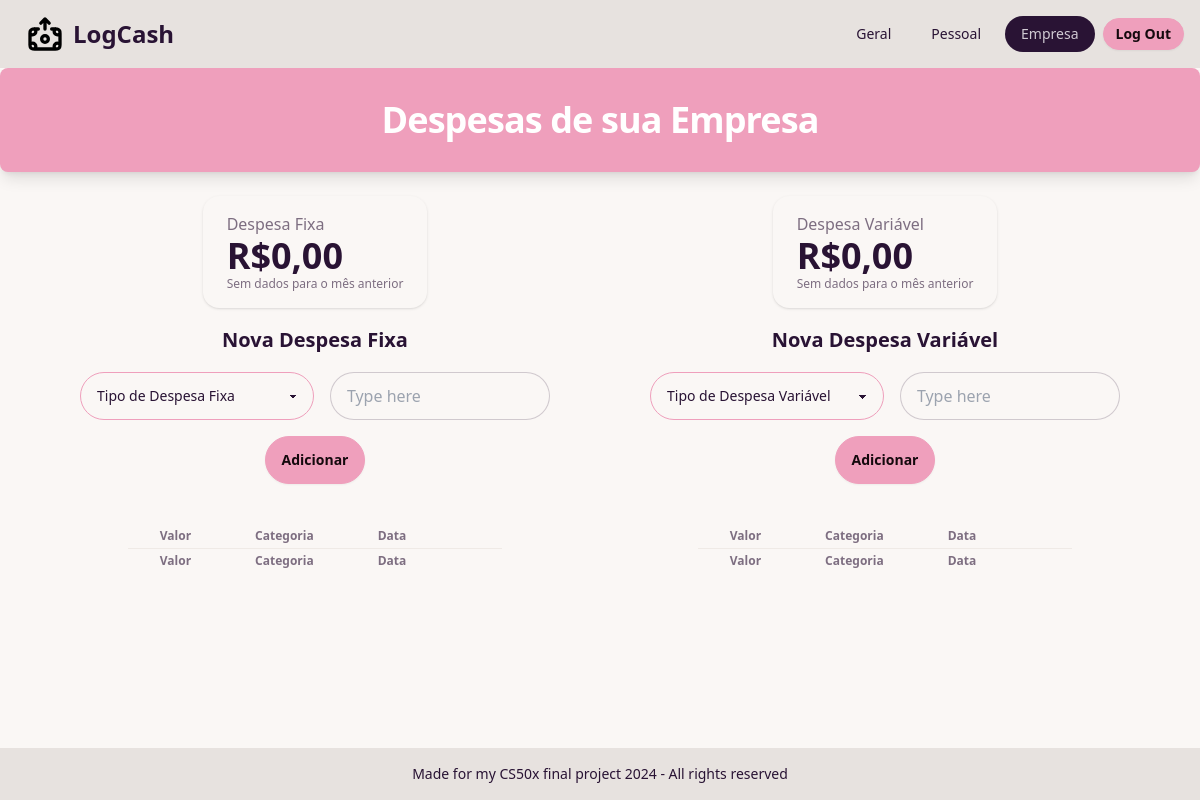
/empresa (signed in), run on an earlier commit of the app's database.
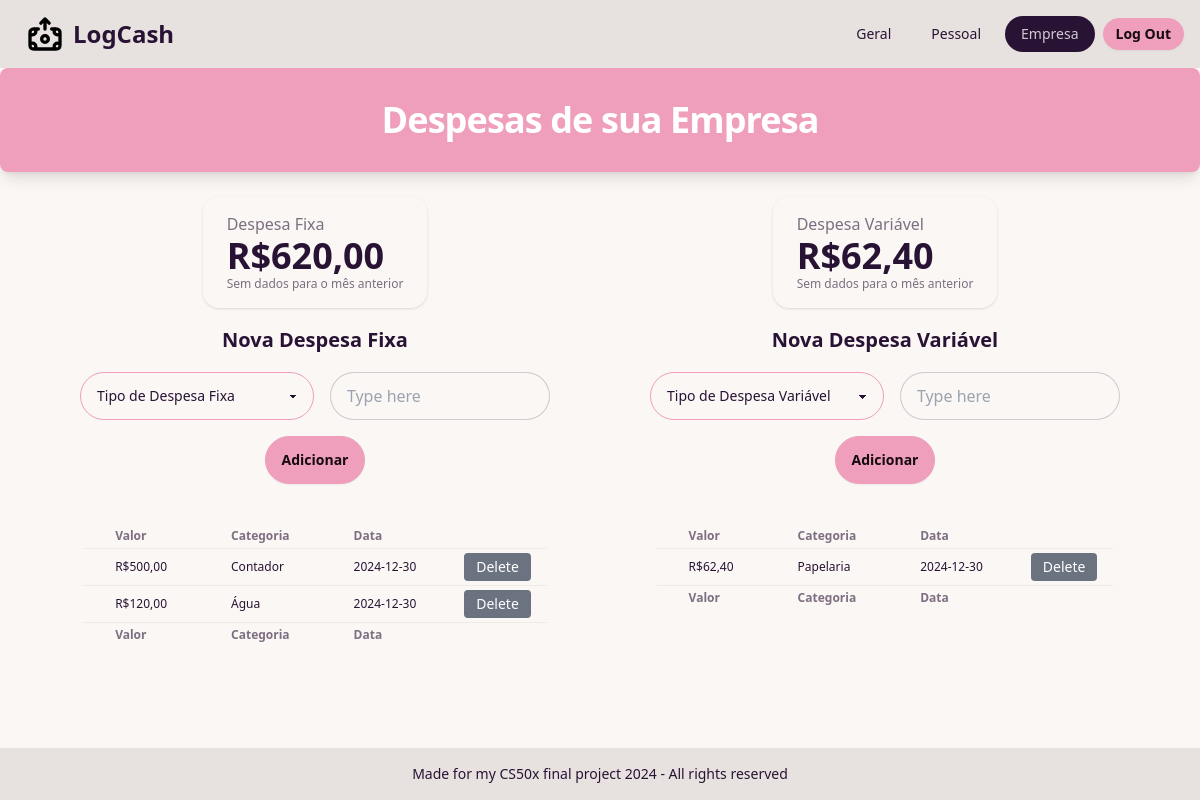
And on a later commit of the database.
### tables this page shows
CREATE TABLE "despesas" (
	"id"	INTEGER NOT NULL UNIQUE,
	"user_id"	INTEGER NOT NULL,
	"escopo"	TEXT NOT NULL,
	"tipo"	TEXT NOT NULL,
	"categoria"	TEXT NOT NULL,
	"valor"	NUMERIC NOT NULL,
	"time"	TEXT NOT NULL DEFAULT current_timestamp,
	PRIMARY KEY("id" AUTOINCREMENT),
	FOREIGN KEY("user_id") REFERENCES "users"("id")
);

### app.py (the view)
@app.route("/empresa")
@login_required
def empresa():
    cFixo = db.execute("SELECT categoria FROM categorias WHERE escopo = 'empresa' AND tipo = 'fixo'")
    cVariavel = db.execute("SELECT categoria FROM categorias WHERE escopo = 'empresa' AND tipo = 'variavel'")
    despesa_fixa = db.execute("SELECT SUM(valor) AS valor FROM despesas WHERE user_id = ? AND tipo = 'fixo' AND escopo = 'empresa'", session["user_id"])
    despesa_fixa_anterior = db.execute("SELECT SUM(valor) AS valor FROM despesas WHERE user_id = ? AND tipo = 'fixo' AND escopo = 'empresa' AND strftime('%Y-%m', time) != strftime('%Y-%m', 'now')", session["user_id"])
    if despesa_fixa[0]["valor"] == None:
        despesa_fixa[0]["valor"] = 0
    despesa_variavel = db.execute("SELECT SUM(valor) AS valor FROM despesas WHERE user_id = ? AND tipo = 'variavel' AND escopo = 'empresa' AND strftime('%Y', time) = strftime('%Y', 'now') AND strftime('%m', time) = strftime('%m', 'now')", session["user_id"])
    despesa_variavel_anterior = db.execute(
                            "SELECT SUM(valor) AS valor FROM despesas WHERE user_id = ? AND tipo = 'variavel' AND escopo = 'empresa' AND time BETWEEN date('now', 'start of month', '-1 month') AND date('now', 'start of month', '-1 day')", session["user_id"]
                            )
    if despesa_variavel[0]["valor"] == None:
        despesa_variavel[0]["valor"] = 0
    lista_fixo = db.execute("SELECT strftime('%Y-%m-%d', time) AS formatted_date, categoria, valor, id FROM despesas WHERE user_id = ? AND escopo = 'empresa' AND tipo = 'fixo'", session["user_id"])
    lista_variavel = db.execute("SELECT strftime('%Y-%m-%d', time) AS formatted_date, categoria, valor, id FROM despesas WHERE user_id = ? AND escopo = 'empresa' AND tipo = 'variavel'", session["user_id"])
    return render_template("empresa.html", cFixo=cFixo, cVariavel=cVariavel, active_page="empresa", despesa_fixa=despesa_fixa[0]["valor"], despesa_fixa_anterior=despesa_fixa_anterior[0]["valor"], despesa_variavel=despesa_variavel[0]["valor"], despesa_variavel_anterior=despesa_variavel_anterior[0]["valor"], lista_fixo=lista_fixo, lista_variavel=lista_variavel)

### app.py (called while the page is built)
@app.after_request
def after_request(response):
    response.headers["Cache-Control"] = "no-cache, no-store, must-revalidate"
    response.headers["Expires"] = 0
    response.headers["Pragma"] = "no-cache"
    return response

### helpers.py (called while the page is built)
def login_required(f):
    @wraps(f)
    def decorated_function(*args, **kwargs):
        if session.get("user_id") is None:
            return redirect("/login")
        return f(*args, **kwargs)
    return decorated_function

def brl(value):
    return f"R${value:,.2f}".replace(',', 'X').replace('.', ',').replace('X', '.')

### templates/empresa.html (shortened to what this page needs)
{% extends "layout.html" %}
{% block main %}
<div class="bg-secondary p-8 rounded-lg shadow-lg text-white text-center mb-6">
        <h2 class="text-2xl sm:text-4xl font-semibold tracking-tight">
            <span class="block">Despesas de sua Empresa</span>
        </h2>
    </div>
<div class="flex sm:flex-row flex-col justify-center items-start gap-5">
  <div class="flex-1 flex flex-col items-center sm:ml-20 sm:mr-10">
    <div class="stats shadow">
      <div class="stat">
          <div class="stat-title">Despesa Fixa</div>
          <div class="stat-value">{{ despesa_fixa | brl }}</div>
          <div class="stat-desc">
              {% if despesa_fixa_anterior == None%}
                  Sem dados para o mês anterior
              {% else %}
                  Sem dados para o mês anterior
              {% endif %}
          </div>
      </div>
    </div>
    <div class="p-2"></div>
    <article class="prose">
      <h3>Nova Despesa Fixa</h3>
    </article>
    <div class="p-2"></div>
      <form action="/empresa_fixa" method="post">
        <div class="flex gap-4 items-center">
          <select class="select select-secondary w-full max-w-xs" name="selectfx">
            <option disabled selected>Tipo de Despesa Fixa</option>
          </select>
          <input type="text" placeholder="Type here" class="input input-bordered w-full max-w-xs" name="inputfx" />
        </div>
        <div class="p-2"></div>
        <div class="flex justify-center">
        <button class="btn btn-secondary" type="submit" name="submitfx">Adicionar</button>
        </div>
      </form>
    <div class="p-5"></div>
    <div class="flex justify-center">
      <table class="table table-xs">
        <thead>
          <tr>
            <th class="px-8">Valor</th>
            <th class="px-8">Categoria</th>
            <th class="px-8">Data</th>
            <th class="px-8"></th>
          </tr>
        </thead>
        <tbody>
          {% for row in lista_fixo|reverse %}
          <tr>
            <td class="px-8">{{ row.valor | brl}}</td>
            <td class="px-8">{{ row.categoria }}</td>
            <td class="px-8">{{ row.formatted_date }}</td>
            <form action="/delete" method="post">
              <td class="px-4"><button class="bg-gray-500 text-white text-sm py-1 px-3 rounded hover:bg-blue-400">Delete</button></td>
            </form>
          </tr>
          {% endfor %}
        </tbody>
        <tfoot>
          <tr>
            <th class="px-8">Valor</th>
            <th class="px-8">Categoria</th>
            <th class="px-8">Data</th>
            <th class="px-8"></th>
          </tr>
        </tfoot>
      </table>
    </div>
  </div>
  <div class="flex-1 flex flex-col items-center sm:ml-10 sm:mr-20">
    <div class="stats shadow">
      <div class="stat">
          <div class="stat-title">Despesa Variável</div>
          <div class="stat-value">{{ despesa_variavel | brl }}</div>
          <div class="stat-desc">
              {% if despesa_variavel_anterior == None%}
                  Sem dados para o mês anterior
              {% else %}
                  Sem dados para o mês anterior
              {% endif %}
          </div>
      </div>
    </div>
    <div class="p-2"></div>
    <article class="prose">
      <h3>Nova Despesa Variável</h3>
    </article>
    <div class="p-2"></div>
    <form action="/empresa_variavel" method="post">
      <div class="flex gap-4 items-center">
        <select class="select select-secondary w-full max-w-xs" name="selectvr">
          <option disabled selected>Tipo de Despesa Variável</option>
        </select>
        <input type="text" placeholder="Type here" class="input input-bordered w-full max-w-xs" name="inputvr" />
      </div>
      <div class="p-2"></div>
      <div class="flex justify-center">
      <button class="btn btn-secondary" type="submit" name="submitvr">Adicionar</button>
      </div>
    </form>
    <div class="p-5"></div>
        <div class="flex justify-center">
      <table class="table table-xs">
        <thead>
          <tr>
            <th class="px-8">Valor</th>
            <th class="px-8">Categoria</th>
            <th class="px-8">Data</th>
            <th class="px-8"></th>
          </tr>
        </thead>
        <tbody>
          {% for row in lista_variavel|reverse %}
          <tr>
            <td class="px-8">{{ row.valor | brl}}</td>
            <td class="px-8">{{ row.categoria }}</td>
            <td class="px-8">{{ row.formatted_date }}</td>
            <td class="px-4"><button class="bg-gray-500 text-white text-sm py-1 px-3 rounded hover:bg-blue-400">Delete</button></td>
          </tr>
          {% endfor %}
        </tbody>
        <tfoot>
          <tr>
            <th class="px-8">Valor</th>
            <th class="px-8">Categoria</th>
            <th class="px-8">Data</th>
            <th class="px-8"></th>
          </tr>
        </tfoot>
      </table>
    </div>
  </div>
  </div>
<div class="p-5"></div>
{% endblock %}

### templates/layout.html (shortened to what this page needs)
<!DOCTYPE html>
<html data-theme="cupcake" lang="pt-BR">
    <head>
        <link rel="stylesheet" href="../static/dist/css/output.css">
    </head>
    <body class="min-h-svh flex flex-col justify-between">
        <nav class="navbar justify-between bg-base-300">
            <a class="btn btn-ghost text-2xl" href="/">
                <img alt="Logo" src="../static/svg/logo.svg" class="w-10" />
                <span class="hidden sm:block font-bold">LogCash</span>
            </a>
            <ul class="menu menu-horizontal gap-2">
                {% if session["user_id"] %}
                <li><a href="/index" class="{{ 'active' if active_page == 'geral' else '' }}">Geral</a></li>
                <li><a href="/pessoal" class="{{ 'active' if active_page == 'pessoal' else '' }}">Pessoal</a></li>
                <li><a href="/empresa" class="{{ 'active' if active_page == 'empresa' else '' }}">Empresa</a></li>
                <a class="btn btn-sm btn-secondary" href="/logout">Log Out</a>
                {% else %}
                <a class="btn btn-sm btn-primary" href="/register">Registrar</a>
                {% endif %}
            </ul>
        </nav>
        <main class="grow">
            {% block main %}{% endblock %}
        </main>
        <footer class="footer footer-center bg-base-300 text-base-content p-4">
            <aside>
              <p>Made for my CS50x final project 2024 - All rights reserved</p>
            </aside>
        </footer>
    </body>
</html>

What changed in the data, as far as the page shows it:
added despesas: valor|brl "R$500,00", categoria "Contador", formatted_date "2024-12-30", shown under "Nova Despesa Fixa"
added despesas: valor|brl "R$120,00", categoria "Água", formatted_date "2024-12-30", shown under "Nova Despesa Fixa"
added despesas: valor|brl "R$62,40", categoria "Papelaria", formatted_date "2024-12-30", shown under "Nova Despesa Variável"
Also different on the page:
{{ despesa_fixa | brl }}: "R$0,00" → "R$620,00"
{{ despesa_variavel | brl }}: "R$0,00" → "R$62,40"
